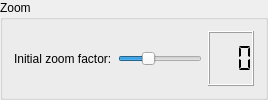
    <widget class="QGroupBox" name="zoomGroup">
     <property name="title">
      <string>Zoom</string>
     </property>
     <layout class="QHBoxLayout" name="horizontalLayout_2">
      <item>
       <widget class="QLabel" name="TextLabel13_2_2_3">
        <property name="text">
         <string>Initial zoom factor:</string>
        </property>
       </widget>
      </item>
      <item>
       <widget class="QSlider" name="zoomfactorSlider">
        <property name="toolTip">
         <string>Move to set the initial zoom factor</string>
        </property>
        <property name="minimum">
         <number>-10</number>
        </property>
        <property name="maximum">
         <number>20</number>
        </property>
        <property name="value">
         <number>0</number>
        </property>
        <property name="orientation">
         <enum>Qt::Horizontal</enum>
        </property>
        <property name="tickInterval">
         <number>5</number>
        </property>
       </widget>
      </item>
      <item>
       <widget class="QLCDNumber" name="zoomfactorLCD">
        <property name="toolTip">
         <string>Displays the selected initial zoom factor</string>
        </property>
        <property name="digitCount">
         <number>3</number>
        </property>
        <property name="segmentStyle">
         <enum>QLCDNumber::Flat</enum>
        </property>
        <property name="value" stdset="0">
         <double>0.000000000000000</double>
        </property>
       </widget>
      </item>
     </layout>
    </widget>
